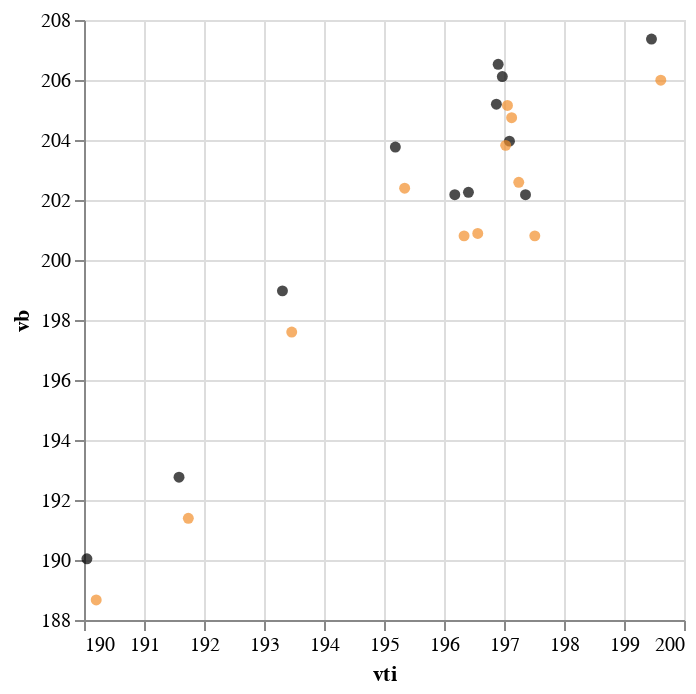

This figure's notebook cell:
### Code cell
def plot_2d_numerical_numerical_comparison(observed: pl.DataFrame,synthetic: pl.DataFrame,columns: list):
    assert len(columns) == 2, "2d plot requires selection of exactly two columns"
    for c in columns:
        assert c in observed.columns, f"Column '{c}' not in observed data"
        assert c in synthetic.columns, f"Column '{c}' not in synthetic data"
        
    observed = observed[columns].with_columns(pl.lit("observed").alias("plot_data_source"))
    synthetic = synthetic[columns].with_columns(pl.lit("synthetic").alias("plot_data_source"))
    combined = pl.concat([observed,synthetic])

    oplot = build_numerical_numerical_chart(combined,columns,COLOR_OBSERVED).transform_filter(alt.datum.plot_data_source == "observed")
    splot = build_numerical_numerical_chart(combined,columns,COLOR_SYNTHETIC).transform_filter(alt.datum.plot_data_source == "synthetic")
    return oplot+splot

plot_2d_numerical_numerical_comparison(odf,sdf,['vti','vb'])

### Figure 1 — Vega-Lite specification as saved in the notebook (floating-point values rounded to 4 significant figures)
{"config": {"view": {"continuousWidth": 300, "continuousHeight": 300}}, "layer": [{"data": {"name": "data-f43a84c0a4ab9854977e9b2e926a4803"}, "mark": {"type": "point", "filled": true}, "encoding": {"color": {"value": "#000000"}, "x": {"field": "vti", "scale": {"zero": false}, "type": "quantitative"}, "y": {"field": "vb", "scale": {"zero": false}, "type": "quantitative"}}, "transform": [{"filter": "(datum.plot_data_source === 'observed')"}]}, {"data": {"name": "data-f43a84c0a4ab9854977e9b2e926a4803"}, "mark": {"type": "point", "filled": true}, "encoding": {"color": {"value": "#f28e2b"}, "x": {"field": "vti", "scale": {"zero": false}, "type": "quantitative"}, "y": {"field": "vb", "scale": {"zero": false}, "type": "quantitative"}}, "transform": [{"filter": "(datum.plot_data_source === 'synthetic')"}]}], "$schema": "https://vega.github.io/schema/vega-lite/v5.20.1.json", "datasets": {"data-f43a84c0a4ab9854977e9b2e926a4803": [{"vti": 190.0, "vb": 190.0, "plot_data_source": "observed"}, {"vti": 191.6, "vb": 192.8, "plot_data_source": "observed"}, {"vti": 193.3, "vb": 199.0, "plot_data_source": "observed"}, {"vti": 196.4, "vb": 202.3, "plot_data_source": "observed"}, {"vti": 197.4, "vb": 202.2, "plot_data_source": "observed"}, {"vti": 196.2, "vb": 202.2, "plot_data_source": "observed"}, {"vti": 196.9, "vb": 205.2, "plot_data_source": "observed"}, {"vti": 197.1, "vb": 204.0, "plot_data_source": "observed"}, {"vti": 196.9, "vb": 206.5, "plot_data_source": "observed"}, {"vti": 195.2, "vb": 203.8, "plot_data_source": "observed"}, {"vti": 197.0, "vb": 206.1, "plot_data_source": "observed"}, {"vti": 199.5, "vb": 207.4, "plot_data_source": "observed"}, {"vti": 190.2, "vb": 188.7, "plot_data_source": "synthetic"}, {"vti": 191.7, "vb": 191.4, "plot_data_source": "synthetic"}, {"vti": 193.5, "vb": 197.6, "plot_data_source": "synthetic"}, {"vti": 196.6, "vb": 200.9, "plot_data_source": "synthetic"}, {"vti": 197.5, "vb": 200.8, "plot_data_source": "synthetic"}, {"vti": 196.3, "vb": 200.8, "plot_data_source": "synthetic"}, {"vti": 197.0, "vb": 203.8, "plot_data_source": "synthetic"}, {"vti": 197.2, "vb": 202.6, "plot_data_source": "synthetic"}, {"vti": 197.1, "vb": 205.2, "plot_data_source": "synthetic"}, {"vti": 195.3, "vb": 202.4, "plot_data_source": "synthetic"}, {"vti": 197.1, "vb": 204.7, "plot_data_source": "synthetic"}, {"vti": 199.6, "vb": 206.0, "plot_data_source": "synthetic"}]}}
